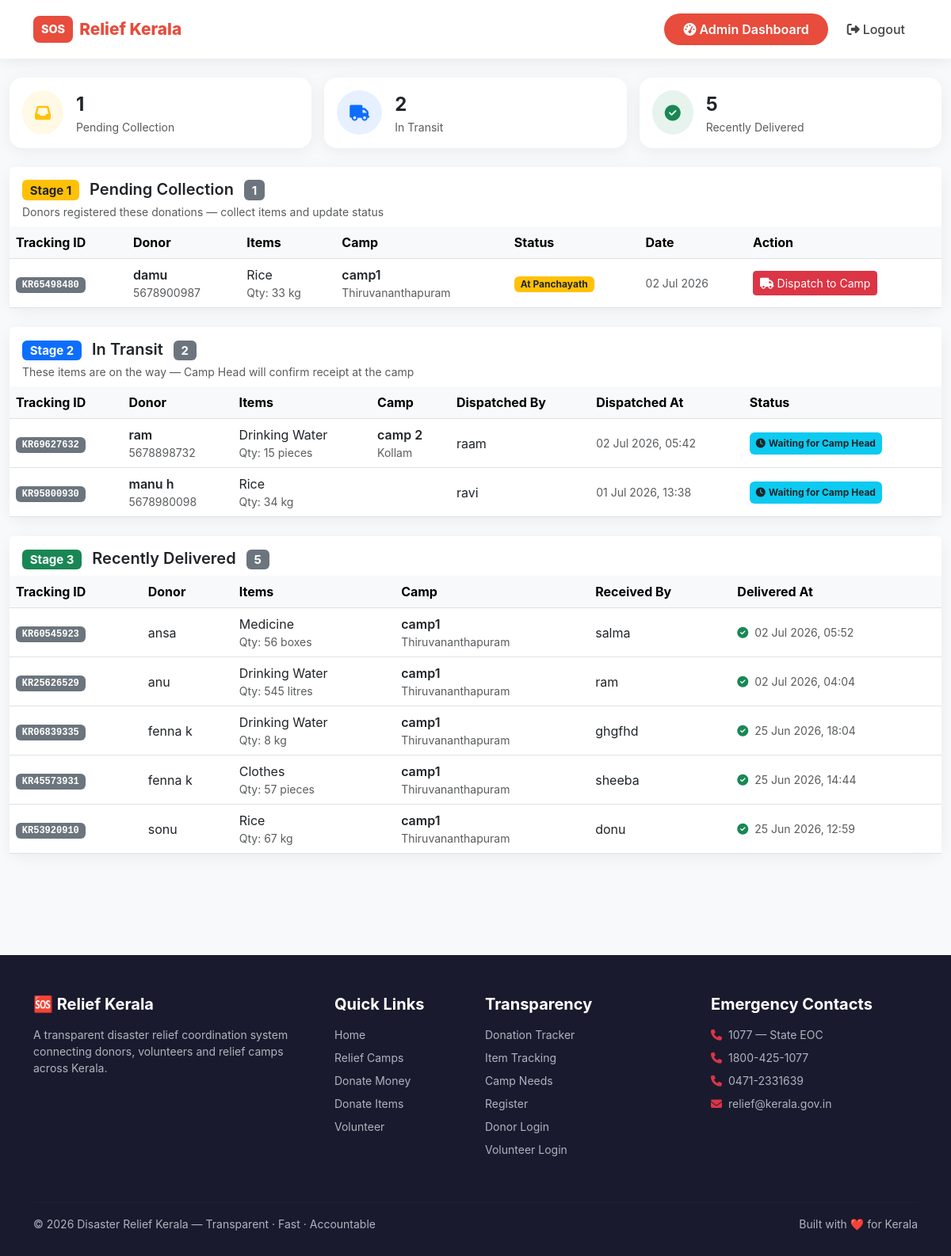
Page /panchayath/dashboard/ (signed in) on the committed database.
### donations/models.py (models this page shows, shortened)
class ItemDonation(models.Model):
    donor = models.ForeignKey(
        settings.AUTH_USER_MODEL,
        on_delete=models.SET_NULL,
        null=True, blank=True
    )
    donor_name    = models.CharField(max_length=100)
    donor_phone   = models.CharField(max_length=15)
    item_name     = models.CharField(max_length=200)
    quantity      = models.PositiveIntegerField(default=1)
    unit          = models.CharField(max_length=50, blank=True)
    camp          = models.ForeignKey(Camp, on_delete=models.SET_NULL, null=True, blank=True)
    created_at    = models.DateTimeField(auto_now_add=True)
    delivery_status    = models.CharField(max_length=20, choices=DELIVERY_STATUS_CHOICES, default='registered')
    panchayath_name    = models.CharField(max_length=150, blank=True)
    panchayath_address = models.TextField(blank=True)
    dispatched_by      = models.CharField(max_length=150, blank=True)
    dispatched_at      = models.DateTimeField(null=True, blank=True)
    received_by        = models.CharField(max_length=150, blank=True)
    received_at        = models.DateTimeField(null=True, blank=True)
    delivery_notes     = models.TextField(blank=True)
    tracking_id        = models.CharField(max_length=20, blank=True)
    panchayath = models.ForeignKey(
        'accounts.CustomUser',
        on_delete=models.SET_NULL,
        null=True, blank=True,
        limit_choices_to={'role': 'panchayath_staff'},
        related_name='assigned_donations',
    )

### camps/models.py (models this page shows, shortened)
class Camp(models.Model):
    STATUS_CHOICES = [
        ('pending',  'Pending'),
        ('verified', 'Verified'),
        ('approved', 'Approved'),
    ]
    name           = models.CharField(max_length=200)
    location       = models.CharField(max_length=300)
    district       = models.CharField(max_length=100, choices=KERALA_DISTRICTS, default='Kozhikode')
    people_count   = models.PositiveIntegerField(default=0)
    contact_person = models.CharField(max_length=100)
    contact_phone  = models.CharField(max_length=10)
    status         = models.CharField(max_length=20, choices=STATUS_CHOICES, default='pending')
    created_by = models.ForeignKey(
        settings.AUTH_USER_MODEL,
        on_delete=models.SET_NULL,
        null=True, blank=True,
        related_name='created_camps'
    )
    panchayath = models.ForeignKey(
        'accounts.CustomUser',
        on_delete=models.SET_NULL,
        null=True, blank=True,
        limit_choices_to={'role': 'panchayath_staff'},
        related_name='managed_camps',
        help_text='Panchayath officer responsible for verifying needs at this camp',
    )
    is_active  = models.BooleanField(default=True)
    created_at = models.DateTimeField(auto_now_add=True)
    updated_at = models.DateTimeField(auto_now=True)

### donations/views.py (the view)
# urls.py: path('panchayath/dashboard/', donations_views.panchayath_dashboard, name='panchayath_dashboard'),
@login_required(login_url='/panchayath/login/')
def panchayath_dashboard(request):
    if request.user.role not in ('panchayath_staff', 'admin'):
        messages.error(request, "Access denied.")
        return redirect('home')
    if request.user.role == 'panchayath_staff':
        pending_items = ItemDonation.objects.filter(
            panchayath=request.user,
            delivery_status__in=['registered', 'at_panchayath'],
        ).order_by('-created_at')
        transit_items = ItemDonation.objects.filter(
            panchayath=request.user,
            delivery_status='in_transit',
        ).order_by('-dispatched_at')
        delivered_items = ItemDonation.objects.filter(
            panchayath=request.user,
            delivery_status='delivered',
        ).order_by('-received_at')[:10]
    else:
        pending_items = ItemDonation.objects.filter(
            delivery_status__in=['registered', 'at_panchayath']
        ).order_by('-created_at')
        transit_items = ItemDonation.objects.filter(
            delivery_status='in_transit'
        ).order_by('-dispatched_at')
        delivered_items = ItemDonation.objects.filter(
            delivery_status='delivered'
        ).order_by('-received_at')[:10]
    from camps.models import Need
    from accounts.models import CustomUser
    if request.user.role == 'panchayath_staff':
        pending_needs = Need.objects.filter(
            status='pending',
            camp__panchayath=request.user,
            verified_by_panchayath=False,
        ).order_by('-id')
        pending_camp_heads = CustomUser.objects.filter(
            role='camp_head',
            is_approved=False,
            approved_by_panchayath=False,
            camp__panchayath=request.user,
        ).select_related('camp').order_by('-id')
    else:
        pending_needs = Need.objects.filter(
            status='pending',
            verified_by_panchayath=False,
        ).order_by('-id')
        pending_camp_heads = CustomUser.objects.filter(
            role='camp_head',
            is_approved=False,
            approved_by_panchayath=False,
        ).select_related('camp').order_by('-id')
    return render(request, 'donations/panchayath_dashboard.html', {
        'pending_items':      pending_items,
        'transit_items':      transit_items,
        'delivered_items':    delivered_items,
        'panchayath_name':    request.user.panchayath_name,
        'district':           request.user.district,
        'pending_needs':      pending_needs,
        'pending_camp_heads': pending_camp_heads,
    })

### templates/donations/panchayath_dashboard.html (shortened to what this page needs)
{% extends 'base.html' %}
{% block content %}
<div class="container-fluid py-4">
  <div class="row g-3 mb-4">
    <div class="col-md-4">
      <div class="card border-0 shadow-sm h-100">
        <div class="card-body d-flex align-items-center gap-3">
          <div class="rounded-circle bg-warning bg-opacity-10 p-3">
            <i class="fas fa-inbox fa-lg text-warning"></i>
          </div>
          <div>
            <div class="fs-4 fw-bold">{{ pending_items|length }}</div>
            <div class="text-muted small">Pending Collection</div>
          </div>
        </div>
      </div>
    </div>
    <div class="col-md-4">
      <div class="card border-0 shadow-sm h-100">
        <div class="card-body d-flex align-items-center gap-3">
          <div class="rounded-circle bg-primary bg-opacity-10 p-3">
            <i class="fas fa-truck fa-lg text-primary"></i>
          </div>
          <div>
            <div class="fs-4 fw-bold">{{ transit_items|length }}</div>
            <div class="text-muted small">In Transit</div>
          </div>
        </div>
      </div>
    </div>
    <div class="col-md-4">
      <div class="card border-0 shadow-sm h-100">
        <div class="card-body d-flex align-items-center gap-3">
          <div class="rounded-circle bg-success bg-opacity-10 p-3">
            <i class="fas fa-check-circle fa-lg text-success"></i>
          </div>
          <div>
            <div class="fs-4 fw-bold">{{ delivered_items|length }}</div>
            <div class="text-muted small">Recently Delivered</div>
          </div>
        </div>
      </div>
    </div>
  </div>
  <div class="card border-0 shadow-sm mb-4">
    <div class="card-header bg-white border-0 pt-3 pb-2">
      <h5 class="fw-semibold mb-0">
        <span class="badge bg-warning text-dark me-2">Stage 1</span>
        Pending Collection
        <span class="badge bg-secondary ms-2">{{ pending_items|length }}</span>
      </h5>
      <p class="text-muted small mb-0 mt-1">
        Donors registered these donations — collect items and update status
      </p>
    </div>
    <div class="card-body p-0">
      {% if pending_items %}
      <div class="table-responsive">
        <table class="table table-hover align-middle mb-0">
          <thead class="table-light">
            <tr>
              <th>Tracking ID</th>
              <th>Donor</th>
              <th>Items</th>
              <th>Camp</th>
              <th>Status</th>
              <th>Date</th>
              <th>Action</th>
            </tr>
          </thead>
          <tbody>
            {% for item in pending_items %}
            <tr>
              <td>
                <span class="badge bg-secondary font-monospace">{{ item.tracking_id }}</span>
              </td>
              <td>
                <div class="fw-semibold">{{ item.donor_name }}</div>
                <div class="text-muted small">{{ item.donor_phone }}</div>
              </td>
              <td>
                <div>{{ item.item_name|truncatechars:35 }}</div>
                <div class="text-muted small">Qty: {{ item.quantity }} {{ item.unit }}</div>
              </td>
              <td>
                <div class="fw-semibold">{{ item.camp.name }}</div>
                <div class="text-muted small">{{ item.camp.district }}</div>
              </td>
              <td>
                {% if item.delivery_status == 'registered' %}
                  <span class="badge bg-secondary">Registered</span>
                {% else %}
                  <span class="badge bg-warning text-dark">At Panchayath</span>
                {% endif %}
              </td>
              <td class="text-muted small">{{ item.created_at|date:"d M Y" }}</td>
              <td>
                {% if item.delivery_status == 'registered' %}
                  <a href="{% url 'panchayath_receive' item.id %}"
                     class="btn btn-sm btn-outline-warning">
                    <i class="fas fa-hand-holding me-1"></i>Mark Received
                  </a>
                {% else %}
                  <a href="{% url 'panchayath_dispatch' item.id %}"
                     class="btn btn-sm btn-danger">
                    <i class="fas fa-truck me-1"></i>Dispatch to Camp
                  </a>
                {% endif %}
              </td>
            </tr>
            {% endfor %}
          </tbody>
        </table>
      </div>
      {% else %}
      <div class="text-center py-4 text-muted">
        <i class="fas fa-inbox fa-2x mb-2 d-block opacity-25"></i>
        No pending donations right now.
      </div>
      {% endif %}
    </div>
  </div>
  <div class="card border-0 shadow-sm mb-4">
    <div class="card-header bg-white border-0 pt-3 pb-2">
      <h5 class="fw-semibold mb-0">
        <span class="badge bg-primary me-2">Stage 2</span>
        In Transit
        <span class="badge bg-secondary ms-2">{{ transit_items|length }}</span>
      </h5>
      <p class="text-muted small mb-0 mt-1">
        These items are on the way — Camp Head will confirm receipt at the camp
      </p>
    </div>
    <div class="card-body p-0">
      {% if transit_items %}
      <div class="table-responsive">
        <table class="table table-hover align-middle mb-0">
          <thead class="table-light">
            <tr>
              <th>Tracking ID</th>
              <th>Donor</th>
              <th>Items</th>
              <th>Camp</th>
              <th>Dispatched By</th>
              <th>Dispatched At</th>
              <th>Status</th>
            </tr>
          </thead>
          <tbody>
            {% for item in transit_items %}
            <tr>
              <td>
                <span class="badge bg-secondary font-monospace">{{ item.tracking_id }}</span>
              </td>
              <td>
                <div class="fw-semibold">{{ item.donor_name }}</div>
                <div class="text-muted small">{{ item.donor_phone }}</div>
              </td>
              <td>
                <div>{{ item.item_name|truncatechars:35 }}</div>
                <div class="text-muted small">Qty: {{ item.quantity }} {{ item.unit }}</div>
              </td>
              <td>
                <div class="fw-semibold">{{ item.camp.name }}</div>
                <div class="text-muted small">{{ item.camp.district }}</div>
              </td>
              <td>{{ item.dispatched_by|default:"—" }}</td>
              <td class="text-muted small">
                {{ item.dispatched_at|date:"d M Y, H:i"|default:"—" }}
              </td>
              <td>
                <span class="badge bg-info text-dark p-2">
                  <i class="fas fa-clock me-1"></i>Waiting for Camp Head
                </span>
              </td>
            </tr>
            {% endfor %}
          </tbody>
        </table>
      </div>
      {% else %}
      <div class="text-center py-4 text-muted">
        <i class="fas fa-truck fa-2x mb-2 d-block opacity-25"></i>
        No items in transit right now.
      </div>
      {% endif %}
    </div>
  </div>
  <div class="card border-0 shadow-sm mb-4">
    <div class="card-header bg-white border-0 pt-3 pb-2">
      <h5 class="fw-semibold mb-0">
        <span class="badge bg-success me-2">Stage 3</span>
        Recently Delivered
        <span class="badge bg-secondary ms-2">{{ delivered_items|length }}</span>
      </h5>
    </div>
    <div class="card-body p-0">
      {% if delivered_items %}
      <div class="table-responsive">
        <table class="table table-hover align-middle mb-0">
          <thead class="table-light">
            <tr>
              <th>Tracking ID</th>
              <th>Donor</th>
              <th>Items</th>
              <th>Camp</th>
              <th>Received By</th>
              <th>Delivered At</th>
            </tr>
          </thead>
          <tbody>
            {% for item in delivered_items %}
            <tr>
              <td>
                <span class="badge bg-secondary font-monospace">{{ item.tracking_id }}</span>
              </td>
              <td>{{ item.donor_name }}</td>
              <td>
                <div>{{ item.item_name|truncatechars:35 }}</div>
                <div class="text-muted small">Qty: {{ item.quantity }} {{ item.unit }}</div>
              </td>
              <td>
                <div class="fw-semibold">{{ item.camp.name }}</div>
                <div class="text-muted small">{{ item.camp.district }}</div>
              </td>
              <td>{{ item.received_by|default:"—" }}</td>
              <td class="text-muted small">
                <i class="fas fa-check-circle text-success me-1"></i>
                {{ item.received_at|date:"d M Y, H:i"|default:"—" }}
              </td>
            </tr>
            {% endfor %}
          </tbody>
        </table>
      </div>
      {% else %}
      <div class="text-center py-4 text-muted">
        <i class="fas fa-check-circle fa-2x mb-2 d-block opacity-25"></i>
        No delivered items yet.
      </div>
      {% endif %}
    </div>
  </div>
</div>
{% endblock %}

### templates/base.html (style rules this page uses)
* { font-family: -apple-system, BlinkMacSystemFont, 'Segoe UI', Roboto, sans-serif; }
body { background: #f8f9fa; }
.card { border: none !important; border-radius: 16px !important; box-shadow: 0 4px 20px rgba(0,0,0,0.06) !important; transition: transform 0.3s, box-shadow 0.3s; }

### rows in the picture
ItemDonation: tracking_id "KR65498480", donor_name "damu", donor_phone "5678900987", item_name "Rice", quantity "33", unit "kg", camp.name "camp1", camp.district "Thiruvananthapuram", delivery_status "At Panchayath", created_at "02 Jul 2026"
ItemDonation: tracking_id "KR69627632", donor_name "ram", donor_phone "5678898732", item_name "Drinking Water", quantity "15", unit "pieces", camp.name "camp 2", camp.district "Kollam", dispatched_by "raam", dispatched_at "02 Jul 2026, 05:42"
ItemDonation: tracking_id "KR95800930", donor_name "manu h", donor_phone "5678980098", item_name "Rice", quantity "34", unit "kg", dispatched_by "ravi", dispatched_at "01 Jul 2026, 13:38"
ItemDonation: tracking_id "KR60545923", donor_name "ansa", item_name "Medicine", quantity "56", unit "boxes", camp.name "camp1", camp.district "Thiruvananthapuram", received_by "salma", received_at "02 Jul 2026, 05:52"
ItemDonation: tracking_id "KR25626529", donor_name "anu", item_name "Drinking Water", quantity "545", unit "litres", camp.name "camp1", camp.district "Thiruvananthapuram", received_by "ram", received_at "02 Jul 2026, 04:04"
ItemDonation: tracking_id "KR06839335", donor_name "fenna k", item_name "Drinking Water", quantity "8", unit "kg", camp.name "camp1", camp.district "Thiruvananthapuram", received_by "ghgfhd", received_at "25 Jun 2026, 18:04"
ItemDonation: tracking_id "KR45573931", donor_name "fenna k", item_name "Clothes", quantity "57", unit "pieces", camp.name "camp1", camp.district "Thiruvananthapuram", received_by "sheeba", received_at "25 Jun 2026, 14:44"
ItemDonation: tracking_id "KR53920910", donor_name "sonu", item_name "Rice", quantity "67", unit "kg", camp.name "camp1", camp.district "Thiruvananthapuram", received_by "donu", received_at "25 Jun 2026, 12:59"

### other values in the picture
{{ pending_items|length }} "1"
{{ transit_items|length }} "2"
{{ delivered_items|length }} "5"
